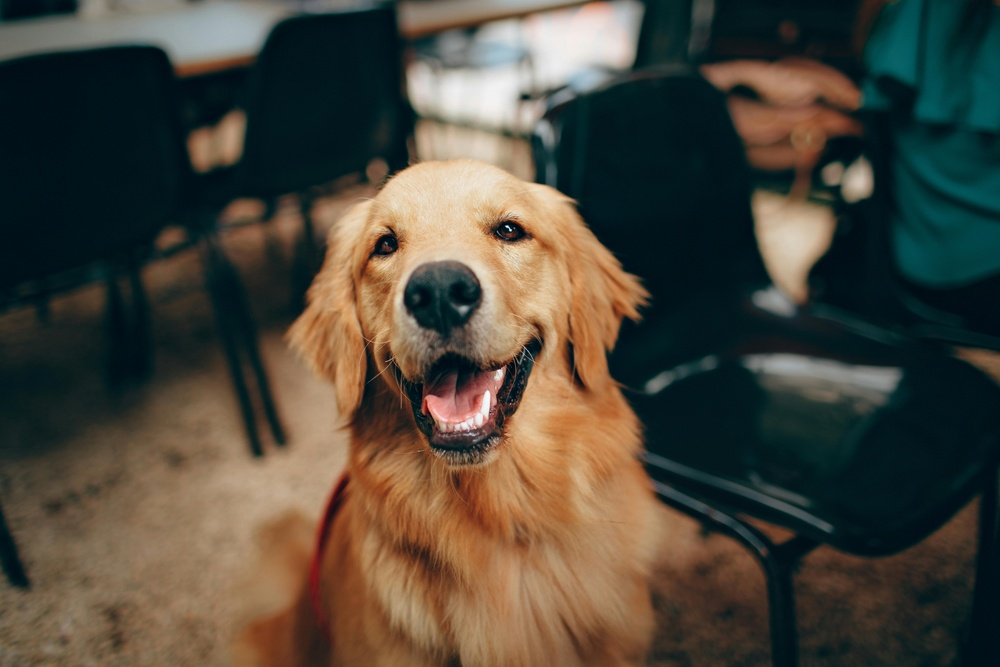
#> input picture test/dog.jpg, 1000 x 667 px, shrunk from 5257 x 3505 before the run, found by its file name
$ python objectDetection.py
#> lines starting #> are read from the running program, lines starting #| are printed output that depends on the picture; after the words box and inside, x2 and y2 are one past the last pixel; in counts of white or black regions, pixels touching at a corner belong together
import cv2

def detect_face(image_path, dst_path):

#> called with image_path = 'test/dog.jpg', dst_path = 'test/dog-answer.jpg'
    image = cv2.imread(image_path)
#> image is the input picture: shape (667, 1000, 3); mean B, G, R 60.3, 71.6, 76.4

     # Load a pre-trained object detection cascade classifier
     # https://github.com/opencv/opencv/blob/4.x/data/haarcascades/haarcascade_frontalface_default.xml
    face_cascade = cv2.CascadeClassifier('python/haarcascade_frontalface_default.xml')

    # Detect faces in the image
    faces = face_cascade.detectMultiScale(image, scaleFactor=1.1, minNeighbors=5)
#> faces = [[206, 199, 71, 71]]

    # Draw rectangles around detected faces (optional)
    for (x, y, w, h) in faces:
        cv2.rectangle(image, (x, y), (x+w, y+h), (255, 0, 0), 2)
#> this loop made 1 pass
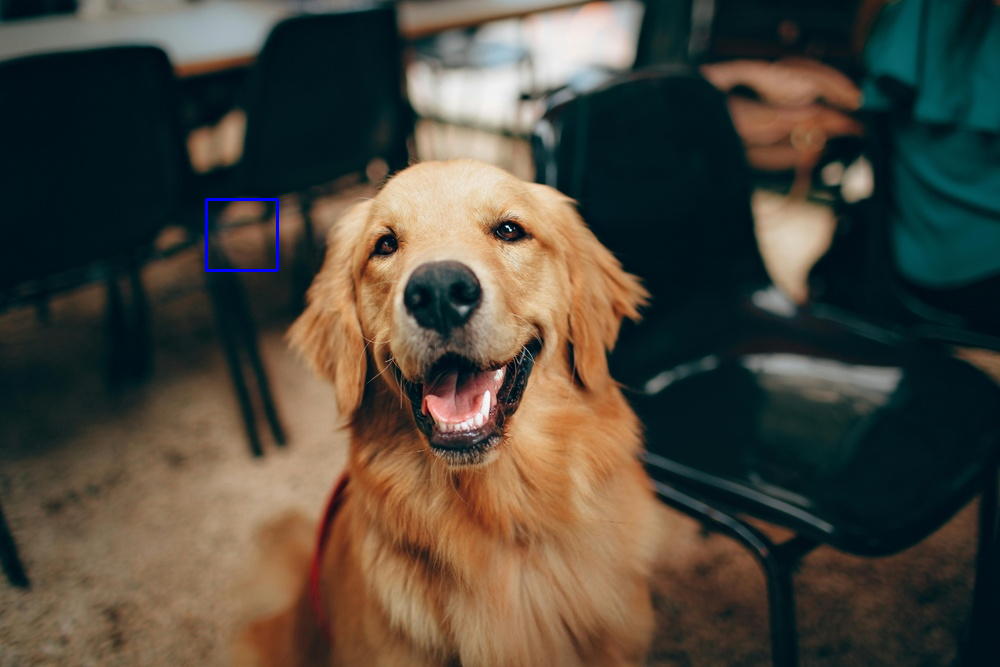
#> image: shape (667, 1000, 3); 0.13% of pixels changed, all inside (x1, y1, x2, y2) = (205, 198, 279, 272)

    cv2.imwrite(dst_path, image)

    # Print number of detected faces
    print(image_path)
    print(f"Number of faces detected: {len(faces)}")
#| Number of faces detected: 1

detect_face('test/dog.jpg', 'test/dog-answer.jpg')
detect_face('test/face.jpg', 'test/face-answer.jpg')
#> call 2 of detect_face, with image_path = 'test/face.jpg', dst_path = 'test/face-answer.jpg'
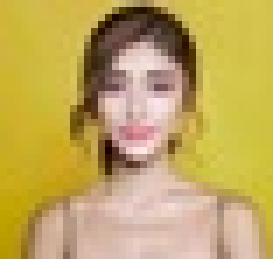
#> input picture test/face.jpg, 39 x 37 px, shrunk from 204 x 192 before the run, found by its file name (shown 7 times larger)
#> in detect_face, image is the input picture: shape (37, 39, 3); mean B, G, R 93.3, 167.3, 193.2
#> in detect_face (call 2), `faces = face_cascade.detectMultiScale(image, scaleFactor=1.1, minNeigh..`: faces = ()
#| Number of faces detected: 0
detect_face('test/faces.jpg', 'test/faces-answer.jpg')
#> call 3 of detect_face, with image_path = 'test/faces.jpg', dst_path = 'test/faces-answer.jpg'
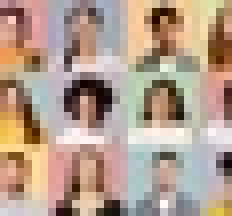
#> input picture test/faces.jpg, 29 x 27 px, shrunk from 153 x 144 before the run, found by its file name (shown 8 times larger)
#> in detect_face, image is the input picture: shape (27, 29, 3); mean B, G, R 141.2, 157.1, 179.6
#| Number of faces detected: 0
